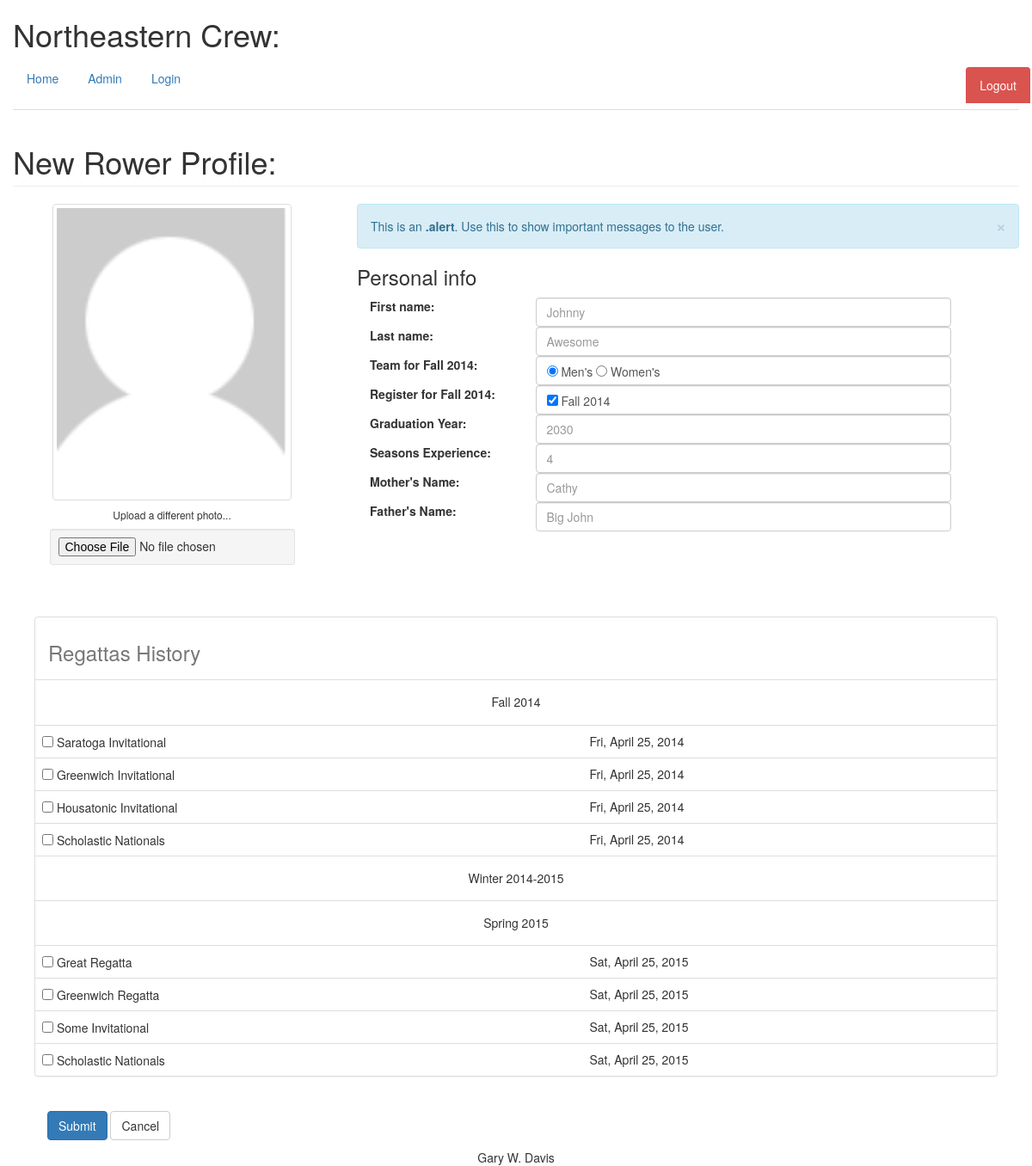
The app's page /rower/new/ (signed in) with its own data.
### database_setup.py (models this page shows, shortened)
class Seasons(Base):
    __tablename__ = 'seasons'
    id = Column(Integer, primary_key=True)
    name = Column(String(30), unique=True, nullable=False)
    short = Column(String(15), unique=True)
    description = Column(String(120))
    rower = relationship('Rowers', secondary='rowerseasons')

class Regattas(Base):
    __tablename__ = 'regattas'
    id = Column(Integer, primary_key=True)
    name = Column(String(250), nullable=False)
    season_id = Column(Integer, ForeignKey('seasons.id'), nullable=False)
    date = Column(DateTime)
    description = Column(String(250))
    weblink = Column(String(250))
    rower = relationship('Rowers', secondary='rowerregattas')
    season = relationship('Seasons')

### rowing.py (the view)
@app.route('/rower/new/', methods=['GET', 'POST'])
def addRower():
    if not current_user.is_authenticated():
        flash("Administration access is required to access this page")
        return redirect(url_for('mainPage'))
    current_season = db_helper.get_current_season()
    print current_season.name
    if request.method == 'POST':
        rower_team_id = db_helper.add_new_rower(request.form,
                                                request.files,
                                                UPLOAD_FOLDER)
        flash("You've successfully added a rower")
        return redirect(url_for('showRoster',
                                season_id=current_season.id,
                                team_id=rower_team_id))
    else:
        seasons = db_helper.get_all_seasons()
        regattas = db_helper.get_all_regattas()
        return render_template('addrower.html',
                               seasons=seasons,
                               currentseason=current_season,
                               regattas=regattas)

### db_helper.py (called while the page is built)
def get_current_season():
    return session.query(Seasons).get(currentseason['season_id'])

def get_all_seasons():
    return session.query(Seasons).all()

def get_all_regattas():
    return session.query(Regattas).all()

def get_user_id(id):
    return session.query(User).get(int(id))

### rowing.py (called while the page is built)
@lm.user_loader
def load_user(id):
    return db_helper.get_user_id(id)

### templates/addrower.html (shortened to what this page needs)
{% extends "base.html" %}
{% block content %}
<h1 class="page-header">New Rower Profile:</h1>
<form class="form-compact" role="form" action="{{ url_for('addRower')}}" method = 'POST' enctype='multipart/form-data'>
  <div class="row">
    <div class="col-md-4 col-sm-6 col-xs-12">
      <div class="text-center">
        <img src="{{ url_for('static',
              filename='images/avatar_missing_lg.png')}}" class="avatar img-rounded img-thumbnail" alt="avatar" width="75%">
        <h6>Upload a different photo...</h6>
        <input type="file" name='photo' class="text-center center-block well well-sm">
      </div>
    </div>
    <div class="col-md-8 col-sm-6 col-xs-12 personal-info">
      <div class="alert alert-info alert-dismissable">
        <a class="panel-close close" data-dismiss="alert">×</a>
        This is an <strong>.alert</strong>. Use this to show important messages to the user.
      </div>
      <h3>Personal info</h3>
      <div class="form-group">
        <label class="col-lg-3 control-label">First name:</label>
        <div class="col-lg-8">
          <input class="form-control" name='fname' placeholder='Johnny' type="text">
        </div>
      </div>
      <div class="form-group">
        <label class="col-lg-3 control-label">Last name:</label>
        <div class="col-lg-8">
          <input class="form-control" name='lname' placeholder='Awesome' type="text">
        </div>
      </div>
      <div class="form-group">
        <label class="col-lg-3 control-label">Team for {{currentseason.name}}:</label>
        <div class="col-lg-8">
          <div class="form-control">
            <input type='radio' name='team' value="mens" checked >
              Men's
            <input type='radio' name='team' value="womens">
              Women's
          </div>
        </div>
      </div>
      <div class="form-group">
        <label class="col-lg-3 control-label">Register for {{ currentseason.name }}:</label>
        <div class="col-lg-8">
          <div class="form-control">
            <input type='checkbox' name='rower_seasons' value='1' checked/>
                {{ currentseason.name }}
          </div>
        </div>
      </div>
      <div class="form-group">
        <label class="col-lg-3 control-label">Graduation Year:</label>
        <div class="col-lg-8">
          <input class="form-control" name='gyear' placeholder='2030' type="text">
        </div>
      </div>
      <div class="form-group">
        <label class="col-lg-3 control-label">Seasons Experience:</label>
        <div class="col-lg-8">
          <input class="form-control" name='experience' placeholder='4' type="text">
        </div>
      </div>
      <div class="form-group">
        <label class="col-lg-3 control-label">Mother's Name:</label>
        <div class="col-lg-8">
          <input class="form-control" name='mother' placeholder='Cathy' type="text">
        </div>
      </div>
      <div class="form-group">
        <label class="col-lg-3 control-label">Father's Name:</label>
        <div class="col-lg-8">
          <input class="form-control" name='father' placeholder='Big John' type="text">
        </div>
      </div>
    </div>
  </div>
  <div class = "row">
    <div class="panel panel-default", style="margin:40px">
      <table class="table table-hover" >
        <caption> <h3>Regattas History</h3></caption>
        {% for s in seasons %}
          <tr><td colspan="2" align="center"><h5>{{s.description}}</h5></td></tr>
          {% for r in regattas if r.season_id == s.id %}
            <tr>
              <td><input type='checkbox' name='rower_regattas' value='{{r.id}}'>
                  {{r.name}}</td>
              <td>{{r.date.strftime('%a, %B %d, %Y')}}</td>
            </tr>
          {% endfor %}
        {% endfor %}
      </table>
    </div>
      <div class='form-group' style="margin:40px">
        <div class="control-label col-xs-2">
          <button type="submit" value='Submit Edits' class="btn btn-primary">Submit</button>
          <a class="btn btn-default" onclick="goBack()" role="button">Cancel</a>
        </div>
      </div>
  </div>
</form>
{% endblock %}

### records on screen
Seasons: name "Fall 2014", description "Fall 2014"
Regattas: name "Saratoga Invitational", date "Fri, April 25, 2014"
Regattas: name "Greenwich Invitational", date "Fri, April 25, 2014"
Regattas: name "Housatonic Invitational", date "Fri, April 25, 2014"
Regattas: name "Scholastic Nationals", date "Fri, April 25, 2014"
Seasons: description "Winter 2014-2015"
Seasons: description "Spring 2015"
Regattas: name "Great Regatta", date "Sat, April 25, 2015"
Regattas: name "Greenwich Regatta", date "Sat, April 25, 2015"
Regattas: name "Some Invitational", date "Sat, April 25, 2015"
Regattas: name "Scholastic Nationals", date "Sat, April 25, 2015"
